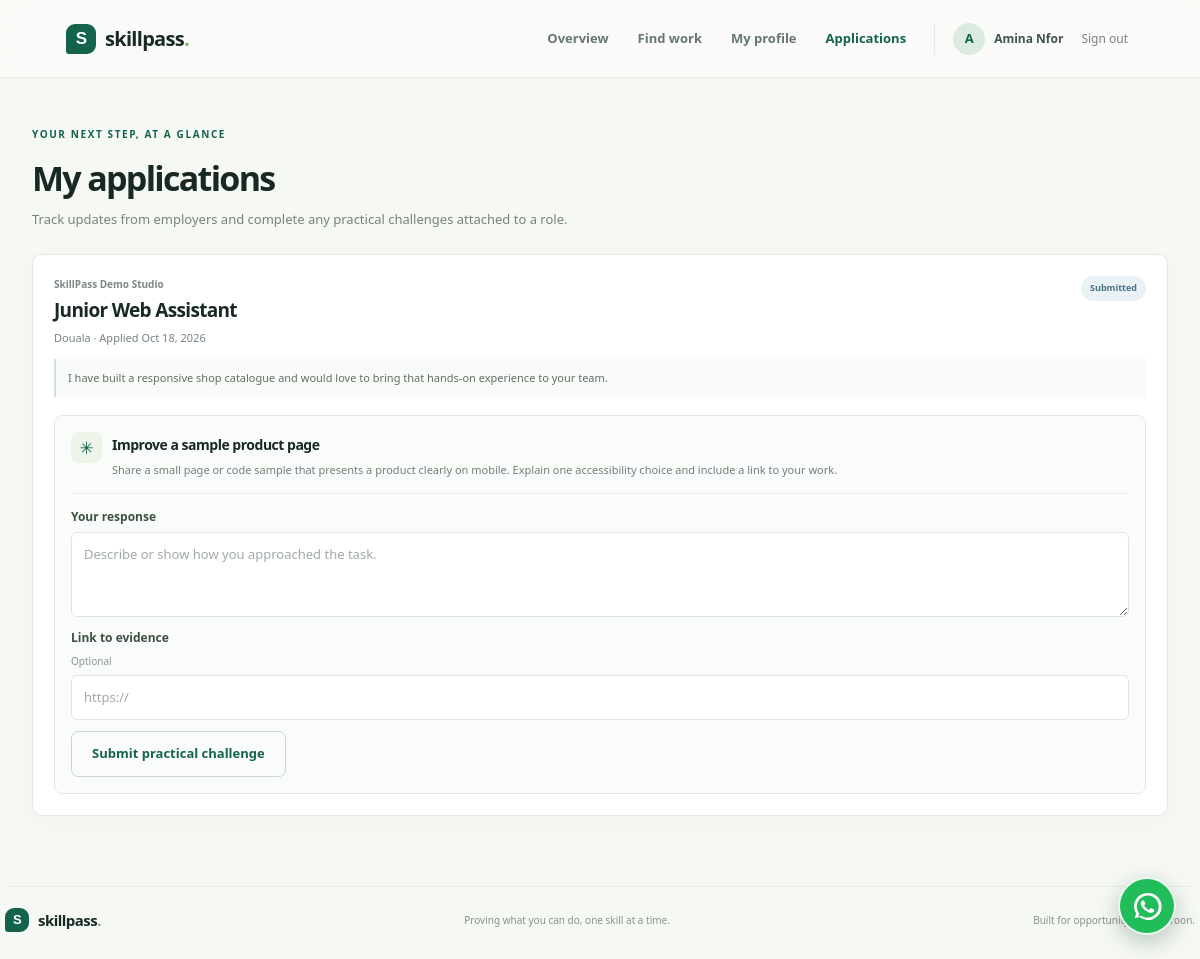
The app's page /index.php?page=applications (signed in) with its own data.
### tables this page shows
CREATE TABLE IF NOT EXISTS applications (
  id BIGINT UNSIGNED NOT NULL AUTO_INCREMENT,
  job_id BIGINT UNSIGNED NOT NULL,
  jobseeker_id BIGINT UNSIGNED NOT NULL,
  cover_note TEXT NOT NULL,
  status ENUM('submitted', 'reviewing', 'shortlisted', 'declined', 'hired') NOT NULL DEFAULT 'submitted',
  created_at TIMESTAMP NOT NULL DEFAULT CURRENT_TIMESTAMP,
  PRIMARY KEY (id),
  UNIQUE KEY uq_application_jobseeker (job_id, jobseeker_id),
  KEY idx_applications_job_status (job_id, status),
  KEY idx_applications_jobseeker (jobseeker_id),
  CONSTRAINT fk_applications_job FOREIGN KEY (job_id) REFERENCES jobs(id) ON DELETE CASCADE,
  CONSTRAINT fk_applications_jobseeker FOREIGN KEY (jobseeker_id) REFERENCES users(id) ON DELETE CASCADE
);

CREATE TABLE IF NOT EXISTS jobs (
  id BIGINT UNSIGNED NOT NULL AUTO_INCREMENT,
  employer_id BIGINT UNSIGNED NOT NULL,
  title VARCHAR(160) NOT NULL,
  company VARCHAR(160) NOT NULL,
  location VARCHAR(120) NOT NULL,
  work_type ENUM('On-site', 'Hybrid', 'Remote') NOT NULL DEFAULT 'On-site',
  description TEXT NOT NULL,
  status ENUM('open', 'closed') NOT NULL DEFAULT 'open',
  created_at TIMESTAMP NOT NULL DEFAULT CURRENT_TIMESTAMP,
  PRIMARY KEY (id),
  KEY idx_jobs_status_created (status, created_at),
  KEY idx_jobs_employer (employer_id),
  CONSTRAINT fk_jobs_employer FOREIGN KEY (employer_id) REFERENCES users(id) ON DELETE CASCADE
);

CREATE TABLE IF NOT EXISTS challenges (
  id BIGINT UNSIGNED NOT NULL AUTO_INCREMENT,
  job_id BIGINT UNSIGNED NOT NULL,
  title VARCHAR(160) NOT NULL,
  instructions TEXT NOT NULL,
  created_at TIMESTAMP NOT NULL DEFAULT CURRENT_TIMESTAMP,
  PRIMARY KEY (id),
  UNIQUE KEY uq_challenges_job (job_id),
  CONSTRAINT fk_challenges_job FOREIGN KEY (job_id) REFERENCES jobs(id) ON DELETE CASCADE
);

### config.php (called while the page is built, shortened)
<?php
$whatsappNumber = '237672828084';
function e(string|int|float|null $value): string
{
    return htmlspecialchars((string) $value, ENT_QUOTES | ENT_SUBSTITUTE, 'UTF-8');
}
function current_user(): ?array
{
    return isset($_SESSION['user']) && is_array($_SESSION['user']) ? $_SESSION['user'] : null;
}

### index.php (the view, shortened to what this page needs)
<?php
require __DIR__ . '/config.php';
$user = current_user();
$page = isset($_GET['page']) && is_string($_GET['page']) ? $_GET['page'] : ($user ? 'dashboard' : 'home');
$user = current_user();
$applications = [];
if ($user && $user['role'] === 'jobseeker') {
    $statement = $pdo->prepare(
        "SELECT a.id, a.status, a.cover_note, a.created_at, j.id AS job_id, j.title, j.company, j.location,
                c.id AS challenge_id, c.title AS challenge_title, c.instructions,
                s.id AS submission_id, s.response AS submission_response, s.evidence_url AS submission_evidence,
                s.status AS challenge_status, s.reviewer_note, s.submitted_at
         FROM applications a
         JOIN jobs j ON j.id = a.job_id
         LEFT JOIN challenges c ON c.job_id = j.id
         LEFT JOIN challenge_submissions s ON s.challenge_id = c.id AND s.jobseeker_id = a.jobseeker_id
         WHERE a.jobseeker_id = ? ORDER BY a.created_at DESC"
    );
    $statement->execute([$user['id']]);
    $applications = $statement->fetchAll();
}
function badge_class(string $status): string
{
    return match ($status) {
        'shortlisted', 'passed', 'hired' => 'badge badge-green',
        'reviewing', 'submitted' => 'badge badge-blue',
        'declined', 'needs_work', 'closed' => 'badge badge-muted',
        default => 'badge',
    };
}
function status_label(string $status): string
{
    return match ($status) {
        'needs_work' => 'Needs another look',
        'shortlisted' => 'Shortlisted',
        'reviewing' => 'In review',
        'submitted' => 'Submitted',
        'passed' => 'Passed',
        'declined' => 'Not selected',
        'hired' => 'Hired',
        'closed' => 'Closed',
        'open' => 'Open',
        default => ucfirst($status),
    };
}
$isPublic = !$user;
?>
<!doctype html>
<html lang="en">
<head>
    <link rel="stylesheet" href="style.css">
</head>
<body>
<header class="topbar">
    <a class="brand" href="index.php" aria-label="SkillPass home">
        <span class="brand-mark">S</span>
        <span>skillpass<span class="brand-dot">.</span></span>
    </a>
    <?php if ($user): ?>
        <nav class="main-nav" aria-label="Main navigation">
            <?php if ($user['role'] === 'jobseeker'): ?>
                <a class="<?= $page === 'dashboard' ? 'active' : '' ?>" href="index.php">Overview</a>
                <a class="<?= $page === 'opportunities' ? 'active' : '' ?>" href="index.php?page=opportunities">Find work</a>
                <a class="<?= $page === 'profile' ? 'active' : '' ?>" href="index.php?page=profile">My profile</a>
                <a class="<?= $page === 'applications' ? 'active' : '' ?>" href="index.php?page=applications">Applications</a>
            <?php else: ?>
                <a class="<?= $page === 'dashboard' ? 'active' : '' ?>" href="index.php">Overview</a>
                <a class="<?= $page === 'jobs' ? 'active' : '' ?>" href="index.php?page=jobs">My openings</a>
            <?php endif; ?>
        </nav>
        <div class="top-user">
            <span class="avatar"><?= e(mb_strtoupper(mb_substr($user['name'], 0, 1))) ?></span>
            <span class="top-user-name"><?= e($user['name']) ?></span>
            <form method="post" class="logout-form">
                <button class="text-button" type="submit">Sign out</button>
            </form>
        </div>
    <?php endif; ?>
</header>
<main class="<?= $isPublic ? 'public-main' : 'app-main' ?>">
    <?php if (!$user && $page === 'login'): ?>
        <section class="auth-layout">
            <div class="auth-story">
                <span class="eyebrow">WELCOME BACK</span>
                <h1>Your next opportunity starts with what you can do.</h1>
                <p>Sign in to pick up where your skills and evidence left off.</p>
            </div>
            <form class="panel auth-card" method="post">
                <h2>Sign in</h2>
                <p class="muted">Use your SkillPass account to continue.</p>
                <input type="hidden" name="csrf_token" value="<?= e(csrf_token()) ?>">
                <input type="hidden" name="action" value="login">
                <label>Email address<input type="email" name="email" autocomplete="email" required></label>
                <label>Password<input type="password" name="password" autocomplete="current-password" required></label>
                <button class="button button-primary button-full" type="submit">Sign in</button>
                <p class="form-foot">New to SkillPass? <a href="index.php?page=register">Create an account</a></p>
                <div class="demo-hint">Demo accounts: <strong>employer@skillpass.cm</strong>, <strong>amina@skillpass.cm</strong> or <strong>joel@skillpass.cm</strong><br>Password: <strong>Demo123!</strong></div>
            </form>
        </section>
    <?php elseif ($user['role'] === 'jobseeker' && $page === 'applications'): ?>
        <div class="page-heading"><div><span class="eyebrow">YOUR NEXT STEP, AT A GLANCE</span><h1>My applications</h1><p>Track updates from employers and complete any practical challenges attached to a role.</p></div></div>
        <?php if ($applications): ?><div class="application-list"><?php foreach ($applications as $application): ?>
            <article class="panel application-card">
                <div class="application-head"><div><p class="company-name"><?= e($application['company']) ?></p><h2><?= e($application['title']) ?></h2><p class="muted"><?= e($application['location']) ?> · Applied <?= e(date('M j, Y', strtotime($application['created_at']))) ?></p></div><span class="<?= e(badge_class($application['status'])) ?>"><?= e(status_label($application['status'])) ?></span></div>
                <?php if ($application['cover_note']): ?><p class="application-note"><?= e($application['cover_note']) ?></p><?php endif; ?>
                <?php if ($application['challenge_id']): ?>
                    <div class="challenge-box"><div class="challenge-title"><span class="heading-icon">✳</span><div><h3><?= e($application['challenge_title']) ?></h3><p><?= e($application['instructions']) ?></p></div></div>
                        <?php if ($application['submission_id'] && $application['challenge_status'] !== 'needs_work'): ?><div class="evidence-link"><strong>Your response</strong><p><?= e($application['submission_response']) ?></p><?php if ($application['submission_evidence']): ?><a href="<?= e($application['submission_evidence']) ?>" target="_blank" rel="noopener noreferrer">Open submitted evidence ↗</a><?php endif; ?></div><?php elseif ($application['status'] !== 'declined' && $application['status'] !== 'hired'): ?>
                            <form method="post" class="challenge-form"><label><?= $application['submission_id'] ? 'Revise your response' : 'Your response' ?><textarea name="response" rows="3" maxlength="5000" required placeholder="Describe or show how you approached the task."></textarea></label><label>Link to evidence <span class="label-note">Optional</span><input type="url" name="evidence_url" value="<?= e($application['submission_evidence'] ?? '') ?>" placeholder="https://"></label><button class="button button-outline" type="submit"><?= $application['submission_id'] ? 'Resubmit practical challenge' : 'Submit practical challenge' ?></button></form>
                        <?php endif; ?>
                    </div>
                <?php endif; ?>
            </article>
        <?php endforeach; ?></div><?php else: ?><div class="empty-state"><span class="empty-icon">↗</span><h2>Your next opportunity is out there</h2><p>Apply for a role to see its updates and any practical challenge here.</p><a class="button button-primary" href="index.php?page=opportunities">Explore open roles</a></div><?php endif; ?>
    <?php endif; ?>
</main>
<footer class="site-footer"><a class="brand" href="index.php"><span class="brand-mark">S</span><span>skillpass<span class="brand-dot">.</span></span></a><span>Proving what you can do, one skill at a time.</span><span>Built for opportunity in Cameroon.</span></footer>
<a class="whatsapp-float" href="https://wa.me/<?= e($whatsappNumber) ?>?text=<?= e(rawurlencode('Hi SkillPass, I would like to learn more about the platform.')) ?>" target="_blank" rel="noopener noreferrer" aria-label="Chat with SkillPass on WhatsApp" title="Chat with us on WhatsApp">
</a>
</body>
</html>

### records on screen
applications: job.company "SkillPass Demo Studio", job.title "Junior Web Assistant", job.location "Douala", created_at "Oct 18, 2026", status "Submitted", cover_note "I have built a responsive shop catalogue and would love to bring that hands-on experience to your team.", challenges.title "Improve a sample product page", challenges.instructions "Share a small page or code sample that presents a product clearly on mobile. Explain one accessibility choice and include a link to your work."

### other values on screen
mb_strtoupper(mb_substr($user['name'], 0, 1)) "A"
$user['name'] "Amina Nfor"
